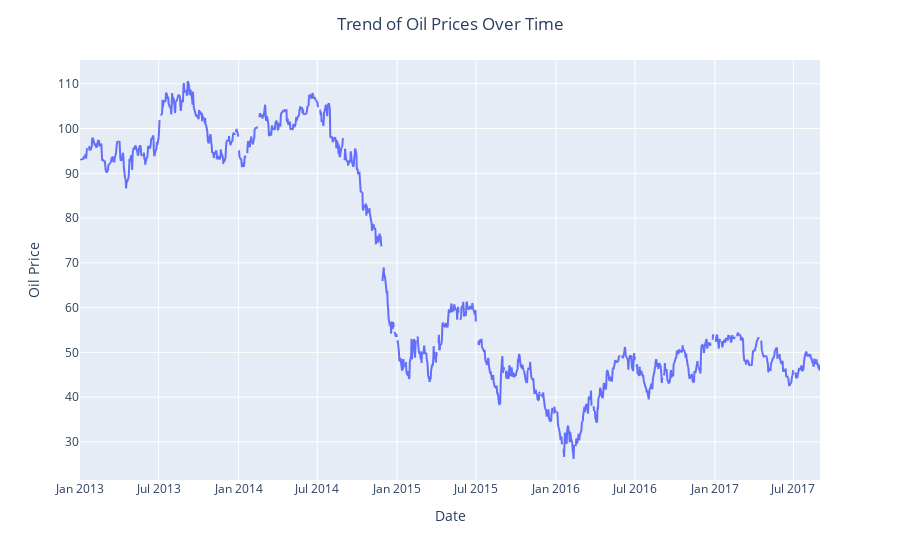

This figure's notebook cell:
### Markdown cell above
### Trend of Crude oil Prices

### Code cell
# Visualizing the 'dcoilwtico' column to confirm if the trend is consistent.
fig = px.line(oil, x='date', y='dcoilwtico')
fig.update_layout(title='Trend of Oil Prices Over Time', title_x=0.5, xaxis_title='Date', yaxis_title='Oil Price')
fig.show()

### Figure 1 — Plotly figure (JSON) as saved in the notebook; plotly's stock layout.template omitted (floating-point values rounded to 4 significant figures; data arrays with more than 128 entries replaced by an {"elided": "..."} marker saying what was removed)
{"data": [{"hovertemplate": "date=%{x}<br>dcoilwtico=%{y}<extra></extra>", "legendgroup": "", "line": {"color": "#636efa", "dash": "solid"}, "marker": {"symbol": "circle"}, "mode": "lines", "name": "", "showlegend": false, "type": "scattergl", "x": {"elided": "1218 str values"}, "xaxis": "x", "y": {"elided": "1218 float values"}, "yaxis": "y"}], "layout": {"legend": {"tracegroupgap": 0}, "margin": {"t": 60}, "title": {"text": "Trend of Oil Prices Over Time", "x": 0.5}, "xaxis": {"anchor": "y", "domain": [0, 1], "title": {"text": "Date"}}, "yaxis": {"anchor": "x", "domain": [0, 1], "title": {"text": "Oil Price"}}}}
